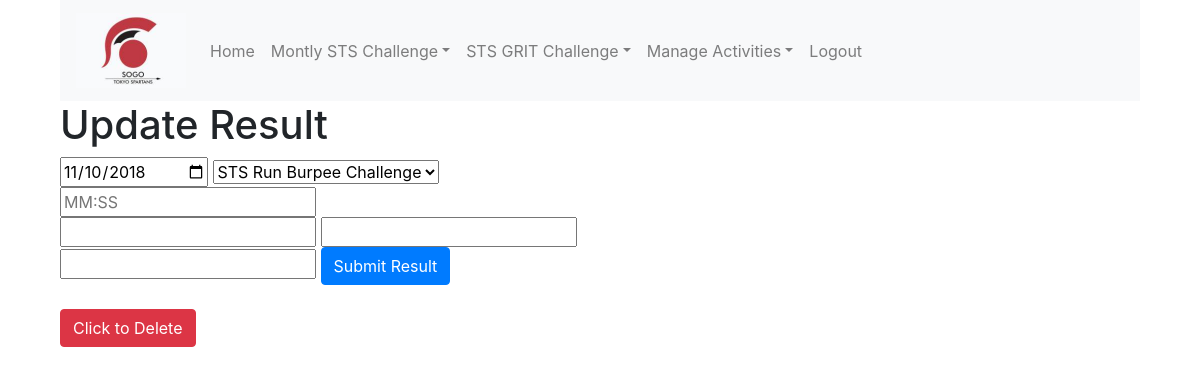
Page /sogo_app/update_results/10/ (signed in) on the earlier database version.
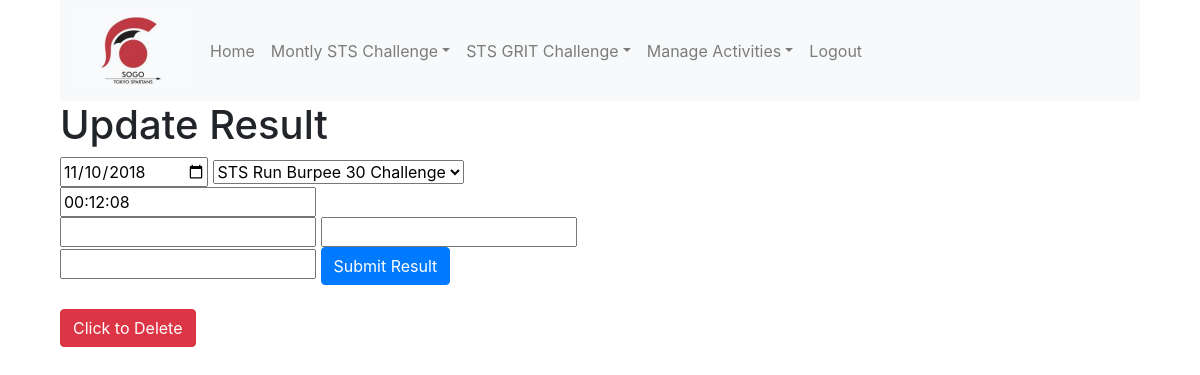
Same page on the later database version.
### sogo_app/models.py (models this page shows, shortened)
class Results(models.Model):
    user = models.ForeignKey(User, on_delete=models.CASCADE)
    date = models.DateField()
    activity = models.ForeignKey(Activities, on_delete=models.CASCADE)
    duration = models.DurationField(null=True)
    reps = models.PositiveIntegerField(null=True)
    sets = models.PositiveIntegerField(null=True)
    notes = models.CharField(max_length=256, null=True, blank=True)
    class Meta:
        unique_together = ('date', 'activity', 'user')

### sogo_app/views.py (the view)
# urls.py: url(r'^update_results/(?P<pk>\d+)/$', views.ResultsUpdateView.as_view(),name='update_results'),
class ResultsUpdateView(LoginRequiredMixin, UpdateView):
    login_url = '/sogo_app/login'
    form_class = forms.LogResultsForm
    success_url=reverse_lazy('sogo_app:my_results')
    model = Results
    def get_form_kwargs(self):
        kw = super(ResultsUpdateView, self).get_form_kwargs()
        kw['request'] = self.request # the trick!
        kw['mode'] = 'update'
        return kw

### sogo_app/forms.py (shortened to what this page needs)
class LogResultsForm(ModelForm):
    class Meta:
        model = Results
        exclude = ['user']
        widgets = {
            'date': DateInput(),
        }
    def __init__(self, *args, **kwargs):
         self.request = kwargs.pop('request', None)
         self.mode = kwargs.pop('mode', None)
         super(LogResultsForm, self).__init__(*args, **kwargs)
         self.fields['notes'].label='Notes (Optional)'
         self.fields['activity'].label = "Activity - please select from the list to enter results"
         self.fields['date'].initial = date.today()
         self.fields['duration'].widget.attrs['placeholder'] = "MM:SS"
         self.fields['duration'].label="Time. Please enter MM:SS, for example 05:05 for 5 mins, 5 sec"
         self.fields['activity'].widget.attrs['id']="activity"
         self.fields['duration'].widget.attrs['id']="duration_field"
         self.fields['duration'].required = False
         self.fields['sets'].required = False
         self.fields['reps'].required = False

### sogo_app/models.py (called while the page is built)
    def __str__(self):
        return self.name

### sogo_app/templates/sogo_app/results_form.html (shortened to what this page needs)
{%extends "base.html"%}
{%load staticfiles%}
{%load static%}
{%load bootstrap%}
{%block body_block%}
<link rel="stylesheet" href={%static "css/results.css" %}>
{%if not form.instance.pk%}
<h1>Enter Your Results Here!</h1>
{%else%}
<h1>Update Result</h1>
{%endif%}
<form method="post" id='form'>
    {{form.date|bootstrap}}
    {{form.activity|bootstrap}}
    <div id="duration" >
    {{form.duration|bootstrap}}
    </div>
    <div id='sets'>
    {{form.sets|bootstrap}}
    {{form.reps|bootstrap}}
    </div>
    {{form.notes|bootstrap}}
   <input type="submit" class="btn btn-primary" value="Submit Result" id='submit'>
</form>
<br>
{%if form.instance.pk%}
  <a href="{% url 'sogo_app:delete_results' pk=form.instance.pk %}"> <button class="btn btn-danger">Click to Delete</button></a>
{%endif%}
{%endblock%}

Differences in the rows shown:
changed Results: activity "STS Run Burpee Challenge" → "STS Run Burpee 30 Challenge"; duration (not shown) → "00:12:08"
